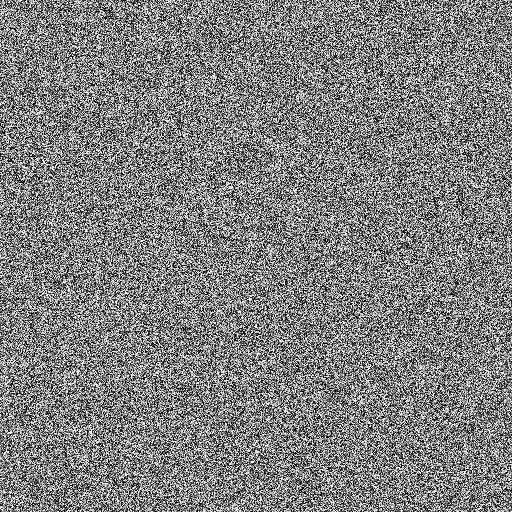
#> input picture data/uniform.png, 512 x 512 px
$ python Process.py
#> lines starting #> are read from the running program, lines starting #| are printed output that depends on the picture
# http://code.activestate.com/recipes/576603-huffman-coding-encoderdeconder/
import collections
import itertools

from PIL import Image

# ------------------------CZYTANIE-------------------------------------------
# imgs - uchwyty do wszystkich obrazow
# pixs - uchwyty do tablic pikseli zwiazanych z obrazami
imgs = []
pixs = []

imgs.append(Image.open('data/uniform.png'))
imgs.append(Image.open('data/gaussian.png'))
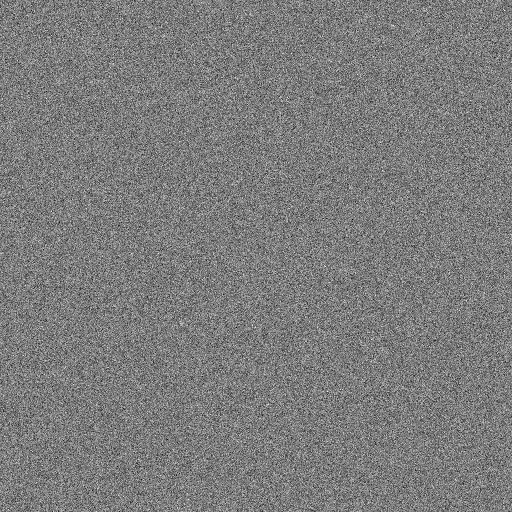
#> input picture data/gaussian.png, 512 x 512 px
imgs.append(Image.open('data/laplace.png'))
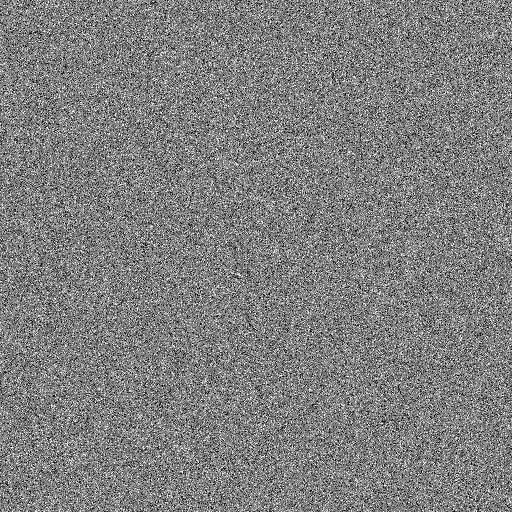
#> input picture data/laplace.png, 512 x 512 px

i = 1;
for img in imgs:
    print(i, ") ", img.format, img.mode, img.size)
    pixs.append(img.load())  # http://effbot.org/imagingbook/image.htm#tag-Image.Image.load
    i += 1
#> this loop made 3 passes
#| 1 )  PNG L (512, 512)
#| 2 )  PNG L (512, 512)
#| 3 )  PNG L (512, 512)
#> after the loop, i = 4; pixs = 3 items

# ------------------------KODOWANIE PREDYKCYJNE------------------------------
print("Kodowanie predykcyjne")

img = imgs[0]
#> img is the input picture: PIL image 512x512 L; min 0, max 255, mean 127.5
pix = pixs[0]

width = img.size[0]
#> width = 512
height = img.size[1]
#> height = 512

# pix_diff - dane roznicowe do pozniejszego zakodowania huffmanem
pix_diff = [[0 for x in range(width)] for x in range(height)]
# opt - jedna z 3 opcji kodowania roznicowego
for opt in range(1, 2):
    for y in range(0, height):
        for x in range(0, width):
            # lewy sasiad
            if (opt == 1):
                if (y > 0):
                    pix_diff[x][y] = pix[x, y] - pix[x, y - 1]
                else:
                    pix_diff[x][y] = pix[x, y]
            # gorny sasiad
            if (opt == 2):
                if (x > 0):
                    pix_diff[x][y] = pix[x, y] - pix[x - 1, y]
                else:
                    pix_diff[x][y] = pix[x, y]
#> after the loop, pix_diff = 512 items
                    # mediana lewego, lewego-gornego i gornego
                    # TODO

# http://stackoverflow.com/questions/952914/making-a-flat-list-out-of-list-of-lists-in-python
# Konwersja danych 2D na liste
merged = list(itertools.chain(*pix_diff))
#> merged = 262144 items
# Konwersja listy na czestotliwosci wystepowania (wagi)
# http://stackoverflow.com/questions/2161752/how-to-count-the-frequency-of-the-elements-in-a-list
freq_diff = collections.Counter(merged)
#> freq_diff = 511 items
print(freq_diff.keys())  # wartosci (symbole)
#> (printed output is left out)
print(freq_diff.values())  # wagi
#> (printed output is left out)


# ------------------------ALGORYTM HUFFMANA----------------------------------
